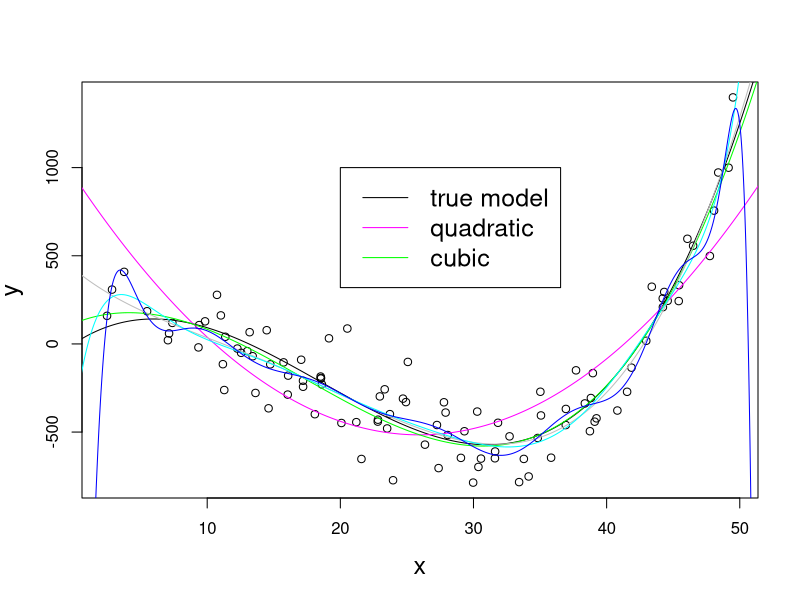
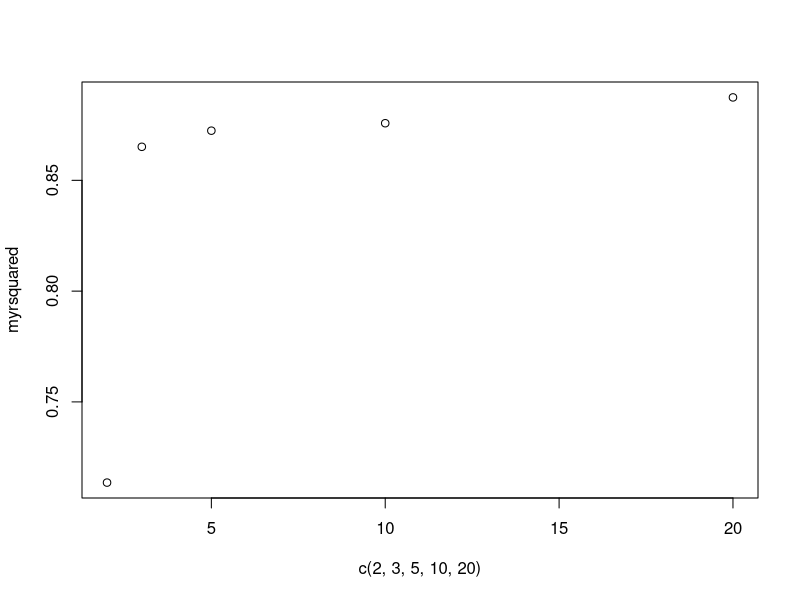
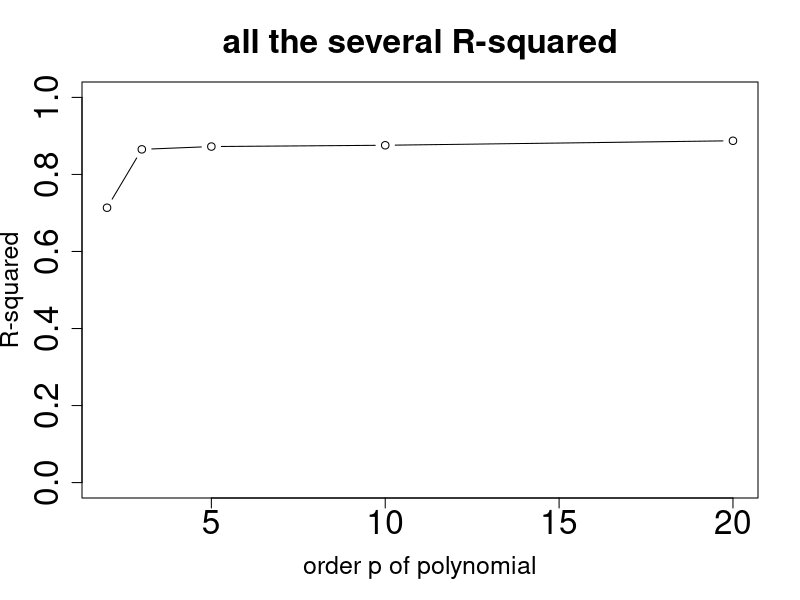
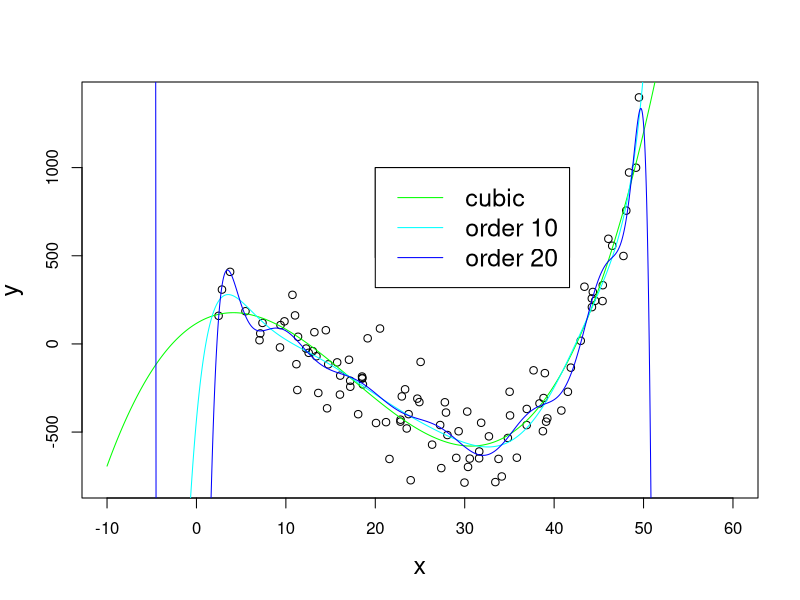

These charts were generated, in order, by the following R code:
set.seed(100)  # set the seed of the pseudorandom numbers, for reproducibility

# here we generated data (x,y)
nobs = 100  # number of observations
x <- runif(nobs,min=1,max=50)  # sample uniformly 100 draws in (1,50)
y <- 2 + 50*x -5*x^2 + 0.09*x^3 + rnorm(nobs,0,150)
plot(x,y, cex.lab = 1.5)   # I like to increse the fontsize of the labels by 50% using cex.lab=1.5 instead of =1  

# now let's create a finer grid x0 of values that we will later use for prediction 
x0 <- seq(from=-10,to=60, by=0.01)  

# plot the TRUE expected response, that is E(y) = f(x) = 2 + 50*x -5*x^2 + 0.09*x^3
lines(x0, 2 + 50*x0 -5*x0^2 + 0.09*x0^3)

# now we fit several polynomial regression models:

#order 2
m2<-lm(y~poly(x,2,raw=TRUE))   # same as lm(y~x+I(x^2))
y0 <- predict(m2, newdata = data.frame(x = x0))  
lines(x0, y0, col = "magenta")  
summary(m2)$r.squared

# also, you might be interested in checking the whole output of the summary function
summary(m2)
# the output interpretation is the same as for summary(lm(y~x+I(x^2)))

#order 3
m3 <-lm(y~poly(x,3,raw=TRUE))
y0 <- predict(m3, newdata = data.frame(x = x0))  
lines(x0, y0, col = "green")
legend(20, 1000, legend=c("true model", "quadratic","cubic"),col=c("black", "magenta","green"), lty=1, cex=1.5)
summary(m3)$r.squared

#order 5
m5 <-lm(y~poly(x,5,raw=TRUE))
y0 <- predict(m5, newdata = data.frame(x = x0))  
lines(x0, y0, col = "gray")
summary(m5)$r.squared

#order 10
m10 <-lm(y~poly(x,10,raw=TRUE))
y0 <- predict(m10, newdata = data.frame(x = x0))  
lines(x0, y0, col = "cyan")  
summary(m10)$r.squared

#order 20
m20 <-lm(y~poly(x,20,raw=TRUE))
y0 <- predict(m20, newdata = data.frame(x = x0))  
lines(x0, y0, col = "blue") 
summary(m20)$r.squared

# let's store all R^2 we computed in a vector then plot them
myrsquared <- c(summary(m2)$r.squared,summary(m3)$r.squared,summary(m5)$r.squared,summary(m10)$r.squared,summary(m20)$r.squared)
# here we have a simple plot without frills
plot(c(2,3,5,10,20),myrsquared)
# and here we have the same plot, but taking care of adding some nice options to please the eye
plot(c(2,3,5,10,20),myrsquared,type="b",ylim=c(0,1),xlab="order p of polynomial", ylab="R-squared",main="all the several R-squared",cex.lab=1.5,cex.axis=2,cex.main=2)
# the option type = "b" adds a line that connects dots
# the option cex.axis controls the size of the tick mark labels; default value is 1.
# the option cex.main controls the size of the main title; default value is 1.


# redo plots with a larger range for the x-axis
plot(x,y, cex.lab = 1.5, xlim = c(-10,60))   # I like to increse the fontsize of the labels by 50% using cex.lab=1.5 instead of =1  
y0 <- predict(m3, newdata = data.frame(x = x0))  
lines(x0, y0, col = "green")
y0 <- predict(m10, newdata = data.frame(x = x0))  
lines(x0, y0, col = "cyan")  
legend(20, 1000, legend=c("cubic", "order 10"),col=c("green", "cyan"), lty=1, cex=1.5)
y0 <- predict(m20, newdata = data.frame(x = x0))  
lines(x0, y0, col = "blue")
legend(20, 1000, legend=c("cubic", "order 10", "order 20"),col=c("green", "cyan", "blue"), lty=1, cex=1.5)


# an example of how to extract randomly observations from a matrix, useful to create training/testing datasets

# say thet we have data into a 30 x 2 matrix D
D <- matrix(runif(60),ncol=2)   # suppose these are data
my_x <- D[,1]  #  covariate
my_y <- D[,2]  #  response
#obtain training data having size n=20
index <- sample.int(30,20)  # samples 20 times without replacement from 1,2,...,30 
xtrain <- my_x[index]  # training covariate
ytrain <- my_y[index]  # training response"
xtest  <- my_x[-index]  # testing covariate
ytest  <- my_y[-index]  # testing response"
